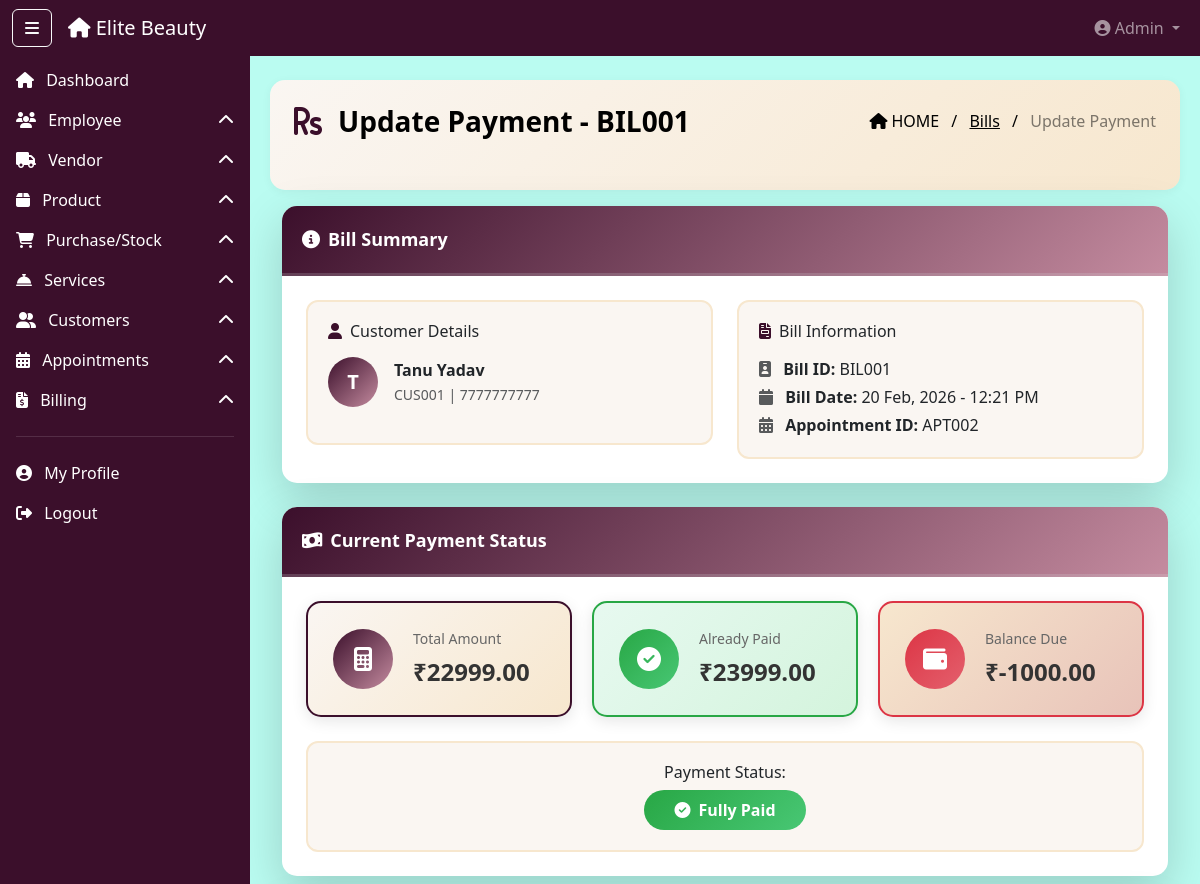
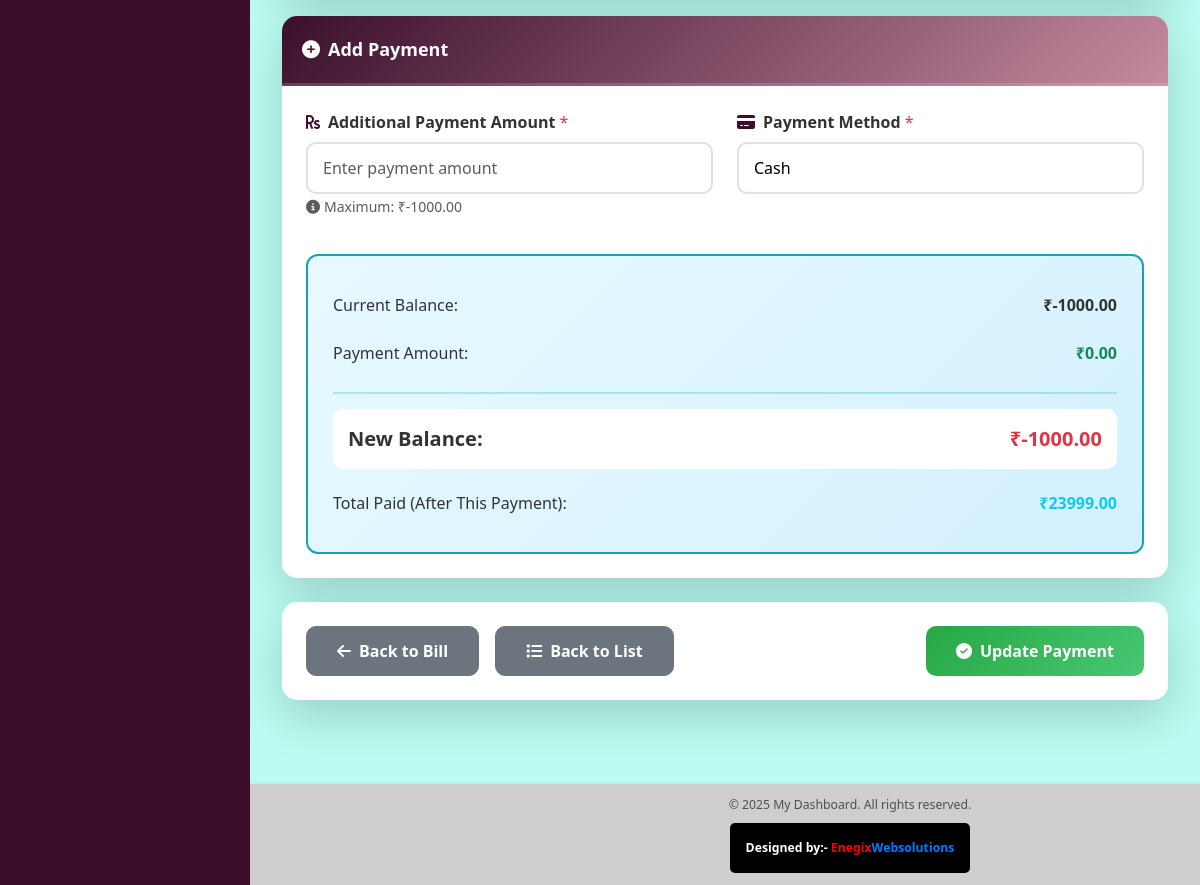
Page /admin-panel/bills/1/update-payment/ (signed in) on the committed database (2 pictures, top to bottom).
### dashboard_app/models.py (models this page shows, shortened)
class Bill(models.Model):
    PAYMENT_METHOD_CHOICES = (
        ('cash', 'Cash'),
        ('card', 'Debit/Credit Card'),
        ('upi', 'UPI'),
        ('online', 'Online Payment'),
    )
    PAYMENT_STATUS_CHOICES = (
        ('pending', 'Pending'),
        ('partial', 'Partially Paid'),
        ('paid', 'Fully Paid'),
    )
    bill_id = models.CharField(max_length=10, unique=True, editable=False)
    appointment = models.ForeignKey(Appointment, on_delete=models.CASCADE, related_name='bills')
    customer = models.ForeignKey(Customer, on_delete=models.CASCADE, related_name='bills')
    bill_date = models.DateTimeField(default=timezone.now)
    subtotal = models.DecimalField(max_digits=10, decimal_places=2)
    discount = models.DecimalField(max_digits=10, decimal_places=2, default=0)
    gst_amount = models.DecimalField(max_digits=10, decimal_places=2, default=0)
    total_amount = models.DecimalField(max_digits=10, decimal_places=2)
    payment_method = models.CharField(max_length=10, choices=PAYMENT_METHOD_CHOICES, default='cash')
    payment_status = models.CharField(max_length=10, choices=PAYMENT_STATUS_CHOICES, default='pending')
    amount_paid = models.DecimalField(max_digits=10, decimal_places=2, default=0)
    generated_by = models.ForeignKey(
        Employee, on_delete=models.SET_NULL,
        null=True, related_name='bills_generated'
    )
    notes = models.TextField(blank=True, null=True)
    created_at = models.DateTimeField(auto_now_add=True)
    updated_at = models.DateTimeField(auto_now=True)
    @property
    def balance_amount(self):
        return self.total_amount - self.amount_paid
    class Meta:
        ordering = ['-bill_date']

class Customer(models.Model):
    GENDER_CHOICES = (
        ('male', 'Male'),
        ('female', 'Female'),
        ('other', 'Other'),
    )
    CUSTOMER_TYPE_CHOICES = (
        ('online', 'Online'),
        ('offline', 'Offline (Walk-in)'),
        ('both', 'Both'),
    )
    customer_id = models.CharField(max_length=10, unique=True, editable=False)
    full_name = models.CharField(max_length=100)
    mobile = models.CharField(max_length=10, unique=True)
    email = models.EmailField(blank=True, null=True)
    gender = models.CharField(max_length=10, choices=GENDER_CHOICES, blank=True, null=True)
    dob = models.DateField(blank=True, null=True)
    address_line = models.TextField(blank=True, null=True)
    city = models.CharField(max_length=50, blank=True, null=True)
    state = models.CharField(max_length=50, blank=True, null=True)
    pincode = models.CharField(max_length=10, blank=True, null=True)
    customer_type = models.CharField(max_length=10, choices=CUSTOMER_TYPE_CHOICES, default='offline')
    profile_pic = models.ImageField(upload_to='customer_profiles/', blank=True, null=True)
    password = models.CharField(max_length=255, blank=True, null=True)
    created_by = models.ForeignKey(
        Employee, on_delete=models.SET_NULL,
        null=True, blank=True, related_name='customers_created'
    )
    is_active = models.BooleanField(default=True)
    registered_on = models.DateTimeField(auto_now_add=True)
    updated_at = models.DateTimeField(auto_now=True)
    class Meta:
        ordering = ['-registered_on']

class Appointment(models.Model):
    BOOKING_TYPE_CHOICES = (
        ('online', 'Online Booking'),
        ('offline', 'Offline (Walk-in)'),
    )
    STATUS_CHOICES = (
        ('pending', 'Pending'),
        ('confirmed', 'Confirmed'),
        ('in_progress', 'In Progress'),
        ('completed', 'Completed'),
        ('cancelled', 'Cancelled'),
    )
    appointment_id = models.CharField(max_length=10, unique=True, editable=False)
    customer = models.ForeignKey(Customer, on_delete=models.CASCADE, related_name='appointments')
    booking_type = models.CharField(max_length=10, choices=BOOKING_TYPE_CHOICES)
    appointment_date = models.DateField()
    appointment_time = models.TimeField()
    status = models.CharField(max_length=15, choices=STATUS_CHOICES, default='pending')
    total_amount = models.DecimalField(max_digits=10, decimal_places=2, default=0)
    advance_paid = models.DecimalField(max_digits=10, decimal_places=2, default=0)
    created_by = models.ForeignKey(
        Employee, on_delete=models.SET_NULL,
        null=True, blank=True, related_name='appointments_created'
    )
    special_notes = models.TextField(blank=True, null=True)
    created_at = models.DateTimeField(auto_now_add=True)
    updated_at = models.DateTimeField(auto_now=True)
    class Meta:
        ordering = ['-appointment_date', '-appointment_time']

### dashboard_app/views.py (the view, shortened to what this page needs)
    def wrapper(request, *args, **kwargs):
        user_id   = request.session.get('user_id')
        user_type = request.session.get('user_type')
        return view_func(request, *args, **kwargs)

### dashboard_app/templates/billing/update_payment.html (shortened to what this page needs)
{% extends "base2.html" %}
{% load static %}
{% block content %}
<div class="ribbon-header d-flex justify-content-between align-items-center px-4 pb-5 mb-3" style="color: black">
  <div class="d-flex align-items-center">
    <i class="fas fa-rupee-sign me-3 fs-2" style="color: #3b0f2b;"></i>
    <div class="fw-bold fs-3">Update Payment - {{ bill.bill_id }}</div>
  </div>
  <div class="breadcrumb-text text-end">
    <span class="text-black"><i class="fas fa-home me-1"></i>HOME</span>
    <span class="mx-2 text-black">/</span>
    <a href="{% url 'bill_list' %}" class="text-black">Bills</a>
    <span class="mx-2 text-black">/</span>
    <span class="text-black-50">Update Payment</span>
  </div>
</div>
<div class="container-fluid mt-2">
  <div class="card shadow-lg mb-4 modern-card">
    <div class="card-header table-title-bar fw-bold text-white">
      <i class="fas fa-info-circle me-2"></i>Bill Summary
    </div>
    <div class="card-body p-4">
      <div class="row">
        <div class="col-md-6">
          <div class="info-box">
            <h6 class="mb-3"><i class="fas fa-user me-2 text-primary"></i>Customer Details</h6>
            <div class="d-flex align-items-center mb-3">
              {% if bill.customer.profile_pic %}
                <img src="{{ bill.customer.profile_pic.url }}" class="customer-avatar me-3" alt="{{ bill.customer.full_name }}">
              {% else %}
                <div class="customer-avatar-placeholder me-3">
                  {{ bill.customer.full_name|first|upper }}
                </div>
              {% endif %}
              <div>
                <strong>{{ bill.customer.full_name }}</strong>
                <br>
                <small class="text-muted">{{ bill.customer.customer_id }} | {{ bill.customer.mobile }}</small>
              </div>
            </div>
          </div>
        </div>
        <div class="col-md-6">
          <div class="info-box">
            <h6 class="mb-3"><i class="fas fa-file-invoice me-2 text-primary"></i>Bill Information</h6>
            <p class="mb-1">
              <i class="fas fa-id-badge me-2 text-muted"></i>
              <strong>Bill ID:</strong> {{ bill.bill_id }}
            </p>
            <p class="mb-1">
              <i class="fas fa-calendar me-2 text-muted"></i>
              <strong>Bill Date:</strong> {{ bill.bill_date|date:"d M, Y - h:i A" }}
            </p>
            <p class="mb-0">
              <i class="fas fa-calendar-alt me-2 text-muted"></i>
              <strong>Appointment ID:</strong> {{ bill.appointment.appointment_id }}
            </p>
          </div>
        </div>
      </div>
    </div>
  </div>
  <div class="card shadow-lg mb-4 modern-card">
    <div class="card-header table-title-bar fw-bold text-white">
      <i class="fas fa-money-bill-wave me-2"></i>Current Payment Status
    </div>
    <div class="card-body p-4">
      <div class="payment-status-grid">
        <div class="status-box total-box">
          <div class="status-icon">
            <i class="fas fa-calculator"></i>
          </div>
          <div class="status-details">
            <div class="status-label">Total Amount</div>
            <div class="status-value">₹{{ bill.total_amount|floatformat:2 }}</div>
          </div>
        </div>
        <div class="status-box paid-box">
          <div class="status-icon">
            <i class="fas fa-check-circle"></i>
          </div>
          <div class="status-details">
            <div class="status-label">Already Paid</div>
            <div class="status-value">₹{{ bill.amount_paid|floatformat:2 }}</div>
          </div>
        </div>
        <div class="status-box balance-box">
          <div class="status-icon">
            <i class="fas fa-wallet"></i>
          </div>
          <div class="status-details">
            <div class="status-label">Balance Due</div>
            <div class="status-value">₹{{ bill.balance_amount|floatformat:2 }}</div>
          </div>
        </div>
      </div>
      <div class="current-status-badge mt-4 text-center">
        <h6 class="mb-2">Payment Status:</h6>
        {% if bill.payment_status == 'paid' %}
          <span class="badge badge-paid-lg">
            <i class="fas fa-check-circle me-2"></i>Fully Paid
          </span>
        {% elif bill.payment_status == 'partial' %}
          <span class="badge badge-partial-lg">
            <i class="fas fa-clock me-2"></i>Partially Paid
          </span>
        {% else %}
          <span class="badge badge-pending-lg">
            <i class="fas fa-exclamation-circle me-2"></i>Payment Pending
          </span>
        {% endif %}
      </div>
    </div>
  </div>
  <form method="POST" id="paymentForm">
    <div class="card shadow-lg mb-4 modern-card">
      <div class="card-header table-title-bar fw-bold text-white">
        <i class="fas fa-plus-circle me-2"></i>Add Payment
      </div>
      <div class="card-body p-4">
        <div class="row">
          <div class="col-md-6 mb-3">
            <label class="form-label"><i class="fas fa-rupee-sign me-2 text-primary"></i>Additional Payment Amount <span class="text-danger">*</span></label>
            <input type="number" name="additional_payment" id="additionalPayment" class="form-control modern-input"
                   placeholder="Enter payment amount" min="0" step="0.01" max="{{ bill.balance_amount }}" required onchange="calculateNewBalance()">
            <small class="text-muted">
              <i class="fas fa-info-circle me-1"></i>Maximum: ₹{{ bill.balance_amount|floatformat:2 }}
            </small>
          </div>
          <div class="col-md-6 mb-3">
            <label class="form-label"><i class="fas fa-credit-card me-2 text-primary"></i>Payment Method <span class="text-danger">*</span></label>
            <select name="payment_method" class="form-control modern-input" required>
              <option value="cash" {% if bill.payment_method == 'cash' %}selected{% endif %}>Cash</option>
            </select>
          </div>
        </div>
        <div class="new-balance-preview">
          <div class="preview-row">
            <span class="preview-label">Current Balance:</span>
            <span class="preview-value">₹{{ bill.balance_amount|floatformat:2 }}</span>
          </div>
          <div class="preview-row">
            <span class="preview-label">Payment Amount:</span>
            <span class="preview-value text-success" id="displayPayment">₹0.00</span>
          </div>
          <hr class="preview-divider">
          <div class="preview-row total">
            <span class="preview-label"><strong>New Balance:</strong></span>
            <span class="preview-value" id="displayNewBalance">₹{{ bill.balance_amount|floatformat:2 }}</span>
          </div>
          <div class="preview-row">
            <span class="preview-label">Total Paid (After This Payment):</span>
            <span class="preview-value text-info" id="displayTotalPaid">₹{{ bill.amount_paid|floatformat:2 }}</span>
          </div>
        </div>
      </div>
    </div>
    <div class="card shadow-lg mb-4 modern-card">
      <div class="card-body p-4">
        <div class="d-flex justify-content-between">
          <div class="d-flex gap-3">
            <a href="{% url 'view_bill' bill.id %}" class="btn btn-secondary btn-action-lg">
              <i class="fas fa-arrow-left me-2"></i>Back to Bill
            </a>
            <a href="{% url 'bill_list' %}" class="btn btn-secondary btn-action-lg">
              <i class="fas fa-list me-2"></i>Back to List
            </a>
          </div>
          <button type="submit" class="btn btn-success btn-action-lg">
            <i class="fas fa-check-circle me-2"></i>Update Payment
          </button>
        </div>
      </div>
    </div>
  </form>
</div>
{% endblock %}

### rows in the picture
Bill: bill_id "BIL001", customer.full_name|first "T", customer.full_name "Tanu Yadav", customer.customer_id "CUS001", customer.mobile "7777777777", bill_date "20 Feb, 2026 - 12:21 PM", appointment.appointment_id "APT002", total_amount "22999.00", amount_paid "23999.00", balance_amount "-1000.00", payment_method "Cash"
